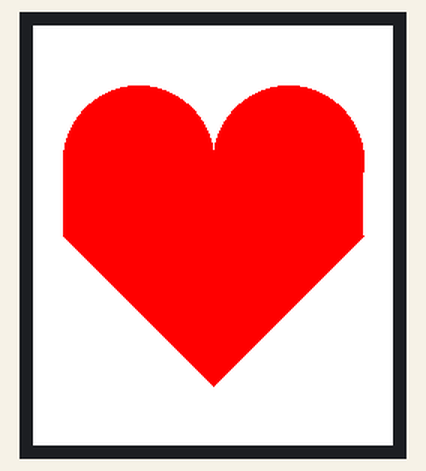
Recording of a sketch running on a simulated Arduino Uno, built with avr-gcc and run on an emulated ATmega328P. Parts: 240×280 colour display.

Above: at 0.3 s.

The sketch:

Draw_Shapes.ino
```cpp
#include <Adafruit_GFX.h>
#include <Adafruit_ST7789.h>
#include <SPI.h>

#define TFT_CS        10
#define TFT_RST        8
#define TFT_DC         7

Adafruit_ST7789 tft = Adafruit_ST7789(TFT_CS, TFT_DC, TFT_RST);

void setup() {
  tft.init(240, 280);  // Initialize display with correct resolution
  tft.setRotation(2);  // Adjust rotation if needed
  tft.fillScreen(ST77XX_WHITE);  // Clear screen with white background


}

void loop() {

  drawHeart(120, 140, 100);  // Draw heart at position (120, 140) with size 100
  delay(5000);
  tft.fillScreen(ST77XX_WHITE);  // Clear screen with white background

  drawSmile(120, 170, 100);    // Draw smile face below the heart
  delay(5000);
  tft.fillScreen(ST77XX_WHITE);  // Clear screen with white background
}

void drawHeart(int x, int y, int size) {
  // Draw the left side of the heart
  tft.fillCircle(x - size / 2, y - size / 2, size / 2, ST77XX_RED);
  tft.fillCircle(x + size / 2, y - size / 2, size / 2, ST77XX_RED);

  // Draw the bottom triangle of the heart
  tft.fillTriangle(x - size, y, x + size, y, x, y + size, ST77XX_RED);

  // Draw rectangle to fill the space between circles and triangle
  tft.fillRect(x - size, y - size / 2, size * 2, size / 2, ST77XX_RED);
}

void drawSmile(int x, int y, int size) {
  // Draw the smile using lines
  for (int i = -size; i <= size; i++) {
    int yOffset = sqrt(size * size - i * i); // Calculate y offset for the smile curve
    tft.drawPixel(x + i, y + yOffset / 2, ST77XX_BLACK); // Draw the smile curve
  }

  // Draw the eyes
  tft.fillCircle(x - size / 3, y - size / 4, size / 10, ST77XX_BLACK); // Left eye
  tft.fillCircle(x + size / 3, y - size / 4, size / 10, ST77XX_BLACK); // Right eye
}
```
